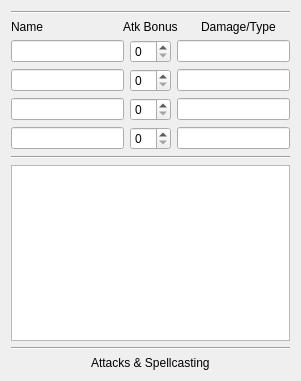
       <widget class="QWidget" name="verticalLayoutWidget_3">
        <property name="geometry">
         <rect>
          <x>330</x>
          <y>330</y>
          <width>301</width>
          <height>381</height>
         </rect>
        </property>
        <layout class="QVBoxLayout" name="attacks_vl">
         <item>
          <widget class="Line" name="attacks1_horzline">
           <property name="orientation">
            <enum>Qt::Horizontal</enum>
           </property>
          </widget>
         </item>
         <item>
          <layout class="QHBoxLayout" name="attacksLabel_hl">
           <item>
            <widget class="QLabel" name="attacksName_lb">
             <property name="text">
              <string>Name</string>
             </property>
            </widget>
           </item>
           <item alignment="Qt::AlignHCenter">
            <widget class="QLabel" name="attacksBonus_lb">
             <property name="text">
              <string>Atk Bonus</string>
             </property>
            </widget>
           </item>
           <item>
            <widget class="QLabel" name="attacksDamage_lb">
             <property name="text">
              <string>Damage/Type</string>
             </property>
            </widget>
           </item>
          </layout>
         </item>
         <item>
          <layout class="QHBoxLayout" name="weapon1_hl">
           <item>
            <widget class="QLineEdit" name="weapon1Name_le"/>
           </item>
           <item>
            <widget class="QSpinBox" name="weapon1Bonus_sb"/>
           </item>
           <item>
            <widget class="QLineEdit" name="weapon1Damage_le"/>
           </item>
          </layout>
         </item>
         <item>
          <layout class="QHBoxLayout" name="weapon2_hl">
           <item>
            <widget class="QLineEdit" name="weapon2Name_le"/>
           </item>
           <item>
            <widget class="QSpinBox" name="weapon2Bonus_sb"/>
           </item>
           <item>
            <widget class="QLineEdit" name="weapon2Damage_le"/>
           </item>
          </layout>
         </item>
         <item>
          <layout class="QHBoxLayout" name="weapon3_hl">
           <item>
            <widget class="QLineEdit" name="weapon3Name_le"/>
           </item>
           <item>
            <widget class="QSpinBox" name="weapon3Bonus_sb"/>
           </item>
           <item>
            <widget class="QLineEdit" name="weapon3Damage_le"/>
           </item>
          </layout>
         </item>
         <item>
          <layout class="QHBoxLayout" name="weapon4_hl">
           <item>
            <widget class="QLineEdit" name="weapon4Name_le"/>
           </item>
           <item>
            <widget class="QSpinBox" name="weapon4Bonus_sb"/>
           </item>
           <item>
            <widget class="QLineEdit" name="weapon4Damage_le"/>
           </item>
          </layout>
         </item>
         <item>
          <widget class="Line" name="attacks2_horzline">
           <property name="orientation">
            <enum>Qt::Horizontal</enum>
           </property>
          </widget>
         </item>
         <item>
          <widget class="QPlainTextEdit" name="weaponInfo_pte"/>
         </item>
         <item>
          <widget class="Line" name="attacks3_horzline">
           <property name="orientation">
            <enum>Qt::Horizontal</enum>
           </property>
          </widget>
         </item>
         <item alignment="Qt::AlignHCenter">
          <widget class="QLabel" name="attacksSpellcasting_lb">
           <property name="text">
            <string>Attacks &amp; Spellcasting</string>
           </property>
          </widget>
         </item>
        </layout>
       </widget>
